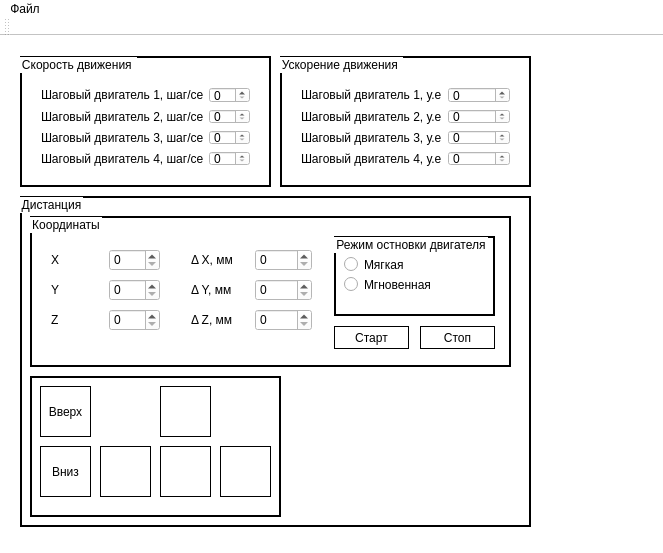
<?xml version="1.0" encoding="UTF-8"?>
<ui version="4.0">
 <class>MainWindow</class>
 <widget class="QMainWindow" name="MainWindow">
  <property name="geometry">
   <rect>
    <x>0</x>
    <y>0</y>
    <width>663</width>
    <height>553</height>
   </rect>
  </property>
  <property name="windowTitle">
   <string>MainWindow</string>
  </property>
  <property name="styleSheet">
   <string notr="true">background-color: white;</string>
  </property>
  <widget class="QWidget" name="centralWidget">
   <widget class="QGroupBox" name="groupBox">
    <property name="geometry">
     <rect>
      <x>20</x>
      <y>20</y>
      <width>251</width>
      <height>131</height>
     </rect>
    </property>
    <property name="styleSheet">
     <string notr="true">QGroupBox {
border: 2px solid black;
}</string>
    </property>
    <property name="title">
     <string>Скорость движения </string>
    </property>
    <widget class="QWidget" name="gridLayoutWidget">
     <property name="geometry">
      <rect>
       <x>10</x>
       <y>20</y>
       <width>231</width>
       <height>101</height>
      </rect>
     </property>
     <layout class="QGridLayout" name="gridLayout">
      <item row="0" column="1">
       <widget class="QSpinBox" name="spinBox"/>
      </item>
      <item row="0" column="0">
       <widget class="QLabel" name="label">
        <property name="text">
         <string>Шаговый двигатель 1, шаг/сек</string>
        </property>
       </widget>
      </item>
      <item row="2" column="0">
       <widget class="QLabel" name="label_3">
        <property name="text">
         <string>Шаговый двигатель 3, шаг/сек</string>
        </property>
       </widget>
      </item>
      <item row="1" column="1">
       <widget class="QSpinBox" name="spinBox_2"/>
      </item>
      <item row="1" column="0">
       <widget class="QLabel" name="label_2">
        <property name="text">
         <string>Шаговый двигатель 2, шаг/сек</string>
        </property>
       </widget>
      </item>
      <item row="3" column="0">
       <widget class="QLabel" name="label_4">
        <property name="text">
         <string>Шаговый двигатель 4, шаг/сек</string>
        </property>
       </widget>
      </item>
      <item row="2" column="1">
       <widget class="QSpinBox" name="spinBox_3"/>
      </item>
      <item row="3" column="1">
       <widget class="QSpinBox" name="spinBox_4"/>
      </item>
     </layout>
    </widget>
   </widget>
   <widget class="QGroupBox" name="groupBox_2">
    <property name="geometry">
     <rect>
      <x>280</x>
      <y>20</y>
      <width>251</width>
      <height>131</height>
     </rect>
    </property>
    <property name="styleSheet">
     <string notr="true">QGroupBox {
border: 2px solid black;
}</string>
    </property>
    <property name="title">
     <string>Ускорение движения </string>
    </property>
    <widget class="QWidget" name="gridLayoutWidget_2">
     <property name="geometry">
      <rect>
       <x>10</x>
       <y>20</y>
       <width>231</width>
       <height>101</height>
      </rect>
     </property>
     <layout class="QGridLayout" name="gridLayout_2">
      <item row="0" column="1">
       <widget class="QSpinBox" name="spinBox_5"/>
      </item>
      <item row="0" column="0">
       <widget class="QLabel" name="label_5">
        <property name="text">
         <string>Шаговый двигатель 1, у.е</string>
        </property>
       </widget>
      </item>
      <item row="2" column="0">
       <widget class="QLabel" name="label_6">
        <property name="text">
         <string>Шаговый двигатель 3, у.е</string>
        </property>
       </widget>
      </item>
      <item row="1" column="1">
       <widget class="QSpinBox" name="spinBox_6"/>
      </item>
      <item row="1" column="0">
       <widget class="QLabel" name="label_7">
        <property name="text">
         <string>Шаговый двигатель 2, у.е</string>
        </property>
       </widget>
      </item>
      <item row="3" column="0">
       <widget class="QLabel" name="label_8">
        <property name="text">
         <string>Шаговый двигатель 4, у.е</string>
        </property>
       </widget>
      </item>
      <item row="2" column="1">
       <widget class="QSpinBox" name="spinBox_7"/>
      </item>
      <item row="3" column="1">
       <widget class="QSpinBox" name="spinBox_8"/>
      </item>
     </layout>
    </widget>
   </widget>
   <widget class="QGroupBox" name="groupBox_3">
    <property name="geometry">
     <rect>
      <x>20</x>
      <y>160</y>
      <width>511</width>
      <height>331</height>
     </rect>
    </property>
    <property name="styleSheet">
     <string notr="true">QGroupBox {
border: 2px solid black;
}

QPushButton {
    border: 1px solid black;
    background-color: white;
}

QPushButton:pressed {
    background-color: #f6f7fa
}
</string>
    </property>
    <property name="title">
     <string>Дистанция</string>
    </property>
    <widget class="QGroupBox" name="groupBox_5">
     <property name="geometry">
      <rect>
       <x>10</x>
       <y>180</y>
       <width>251</width>
       <height>141</height>
      </rect>
     </property>
     <property name="styleSheet">
      <string notr="true"/>
     </property>
     <property name="title">
      <string/>
     </property>
     <widget class="QPushButton" name="pushButton_5">
      <property name="geometry">
       <rect>
        <x>130</x>
        <y>70</y>
        <width>51</width>
        <height>51</height>
       </rect>
      </property>
      <property name="text">
       <string/>
      </property>
      <property name="icon">
       <iconset>
        <normaloff>image/Стрелка вниз.png</normaloff>image/Стрелка вниз.png</iconset>
      </property>
     </widget>
     <widget class="QPushButton" name="pushButton_3">
      <property name="geometry">
       <rect>
        <x>130</x>
        <y>10</y>
        <width>51</width>
        <height>51</height>
       </rect>
      </property>
      <property name="styleSheet">
       <string notr="true"/>
      </property>
      <property name="text">
       <string/>
      </property>
      <property name="icon">
       <iconset>
        <normaloff>image/Стрелка вверх.png</normaloff>image/Стрелка вверх.png</iconset>
      </property>
     </widget>
     <widget class="QPushButton" name="pushButton_7">
      <property name="geometry">
       <rect>
        <x>10</x>
        <y>10</y>
        <width>51</width>
        <height>51</height>
       </rect>
      </property>
      <property name="text">
       <string>Вверх</string>
      </property>
     </widget>
     <widget class="QPushButton" name="pushButton_8">
      <property name="geometry">
       <rect>
        <x>10</x>
        <y>70</y>
        <width>51</width>
        <height>51</height>
       </rect>
      </property>
      <property name="text">
       <string>Вниз</string>
      </property>
     </widget>
     <widget class="QPushButton" name="pushButton_6">
      <property name="geometry">
       <rect>
        <x>190</x>
        <y>70</y>
        <width>51</width>
        <height>51</height>
       </rect>
      </property>
      <property name="text">
       <string/>
      </property>
      <property name="icon">
       <iconset>
        <normaloff>image/Стрелка вправо.png</normaloff>image/Стрелка вправо.png</iconset>
      </property>
     </widget>
     <widget class="QPushButton" name="pushButton_4">
      <property name="geometry">
       <rect>
        <x>70</x>
        <y>70</y>
        <width>51</width>
        <height>51</height>
       </rect>
      </property>
      <property name="text">
       <string/>
      </property>
      <property name="icon">
       <iconset>
        <normaloff>image/Стрелка влево.png</normaloff>image/Стрелка влево.png</iconset>
      </property>
     </widget>
    </widget>
    <widget class="QGroupBox" name="groupBox_6">
     <property name="geometry">
      <rect>
       <x>10</x>
       <y>20</y>
       <width>481</width>
       <height>151</height>
      </rect>
     </property>
     <property name="title">
      <string>Координаты</string>
     </property>
     <widget class="QWidget" name="gridLayoutWidget_3">
      <property name="geometry">
       <rect>
        <x>10</x>
        <y>20</y>
        <width>131</width>
        <height>111</height>
       </rect>
      </property>
      <layout class="QGridLayout" name="gridLayout_3">
       <item row="0" column="1">
        <widget class="QSpinBox" name="spinBox_9"/>
       </item>
       <item row="2" column="0">
        <widget class="QLabel" name="label_10">
         <property name="text">
          <string>Z</string>
         </property>
        </widget>
       </item>
       <item row="1" column="0">
        <widget class="QLabel" name="label_11">
         <property name="text">
          <string>Y</string>
         </property>
        </widget>
       </item>
       <item row="1" column="1">
        <widget class="QSpinBox" name="spinBox_10"/>
       </item>
       <item row="0" column="0">
        <widget class="QLabel" name="label_9">
         <property name="text">
          <string>X</string>
         </property>
        </widget>
       </item>
       <item row="2" column="1">
        <widget class="QSpinBox" name="spinBox_11"/>
       </item>
      </layout>
     </widget>
     <widget class="QWidget" name="gridLayoutWidget_4">
      <property name="geometry">
       <rect>
        <x>150</x>
        <y>20</y>
        <width>143</width>
        <height>111</height>
       </rect>
      </property>
      <layout class="QGridLayout" name="gridLayout_4">
       <item row="0" column="1">
        <widget class="QSpinBox" name="spinBox_12"/>
       </item>
       <item row="2" column="0">
        <widget class="QLabel" name="label_12">
         <property name="text">
          <string>Δ Z, мм</string>
         </property>
        </widget>
       </item>
       <item row="1" column="0">
        <widget class="QLabel" name="label_13">
         <property name="text">
          <string>Δ Y, мм</string>
         </property>
        </widget>
       </item>
       <item row="1" column="1">
        <widget class="QSpinBox" name="spinBox_13"/>
       </item>
       <item row="0" column="0">
        <widget class="QLabel" name="label_14">
         <property name="text">
          <string>Δ X, мм</string>
         </property>
        </widget>
       </item>
       <item row="2" column="1">
        <widget class="QSpinBox" name="spinBox_14"/>
       </item>
      </layout>
     </widget>
     <widget class="QPushButton" name="pushButton_2">
      <property name="geometry">
       <rect>
        <x>390</x>
        <y>110</y>
        <width>75</width>
        <height>23</height>
       </rect>
      </property>
      <property name="text">
       <string>Стоп</string>
      </property>
     </widget>
     <widget class="QGroupBox" name="groupBox_4">
      <property name="geometry">
       <rect>
        <x>304</x>
        <y>20</y>
        <width>161</width>
        <height>80</height>
       </rect>
      </property>
      <property name="title">
       <string>Режим остновки двигателя</string>
      </property>
      <widget class="QRadioButton" name="radioButton">
       <property name="geometry">
        <rect>
         <x>10</x>
         <y>20</y>
         <width>101</width>
         <height>17</height>
        </rect>
       </property>
       <property name="text">
        <string>Мягкая</string>
       </property>
      </widget>
      <widget class="QRadioButton" name="radioButton_2">
       <property name="geometry">
        <rect>
         <x>10</x>
         <y>40</y>
         <width>101</width>
         <height>17</height>
        </rect>
       </property>
       <property name="text">
        <string>Мгновенная</string>
       </property>
      </widget>
     </widget>
     <widget class="QPushButton" name="pushButton">
      <property name="geometry">
       <rect>
        <x>304</x>
        <y>110</y>
        <width>75</width>
        <height>23</height>
       </rect>
      </property>
      <property name="text">
       <string>Старт</string>
      </property>
     </widget>
    </widget>
   </widget>
  </widget>
  <widget class="QMenuBar" name="menuBar">
   <property name="geometry">
    <rect>
     <x>0</x>
     <y>0</y>
     <width>663</width>
     <height>21</height>
    </rect>
   </property>
   <widget class="QMenu" name="menu">
    <property name="title">
     <string>Файл</string>
    </property>
    <addaction name="separator"/>
    <addaction name="separator"/>
    <addaction name="action_3"/>
   </widget>
   <addaction name="menu"/>
  </widget>
  <widget class="QToolBar" name="mainToolBar">
   <attribute name="toolBarArea">
    <enum>TopToolBarArea</enum>
   </attribute>
   <attribute name="toolBarBreak">
    <bool>false</bool>
   </attribute>
  </widget>
  <widget class="QStatusBar" name="statusBar"/>
  <action name="action_3">
   <property name="text">
    <string>О программе</string>
   </property>
  </action>
 </widget>
 <layoutdefault spacing="6" margin="11"/>
 <resources/>
 <connections/>
</ui>
